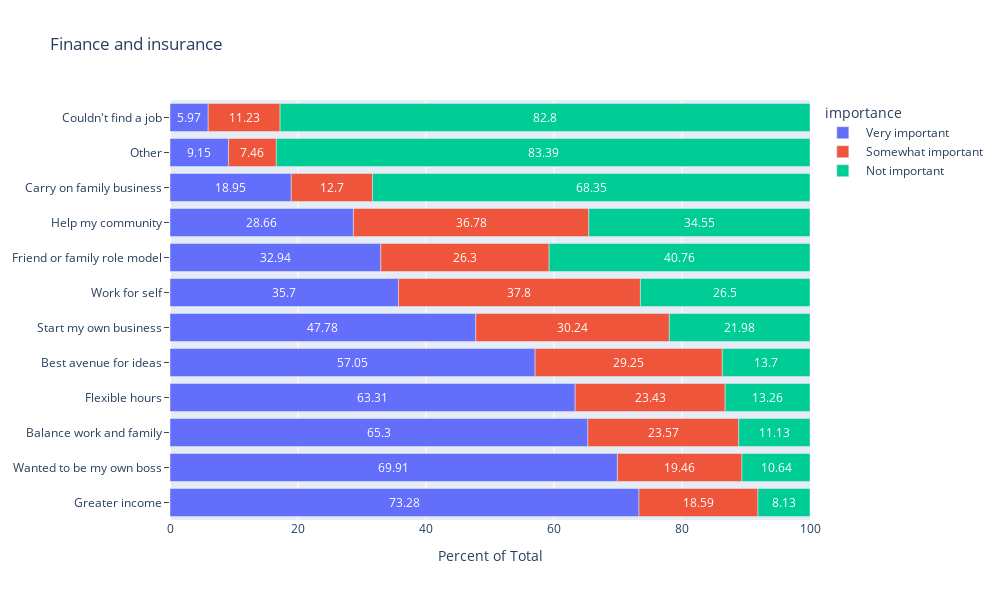

The cell this chart's notebook holds for it:
### Code cell
reason_owned = bus_own_df[
    (bus_own_df['qdesc_label'] == 'REASONOWN') &
    (~bus_own_df['industry'].str.contains('Total')) &
    (~bus_own_df['gender'].str.contains('All')) &
    (bus_own_df['ownchar_label'].str.contains(':'))]

reason_owned[['reason','importance']] = reason_owned.apply(
    lambda row: row['ownchar_label'].split(":"), axis = 1, result_type = 'expand'
)

reason_owned = reason_owned[['industry','gender','reason','importance','ownpdemp']]

grouped_reason = reason_owned.groupby(
    by = ['industry','reason','importance'])[['ownpdemp']].agg(
    responses = ('ownpdemp', 'sum')
)

grouped_reason['ratio'] = 100 * (grouped_reason['responses'] / grouped_reason.groupby(level = [0,1])['responses'].transform('sum'))
grouped_reason['ratio'] = grouped_reason['ratio'].round(2)
grouped_reason.reset_index(inplace = True)

accom_subset = grouped_reason[(grouped_reason['industry'].str.contains('inanc'))]
accom_subset.sort_values(by = ['importance','ratio'], ascending = False, inplace = True)

picked_industry = accom_subset['industry'].unique().tolist()[0]

fig = px.bar(accom_subset, x = 'ratio', y = 'reason', color = 'importance',
            width = 1000, height = 600, orientation = 'h', title = picked_industry,
             hover_data = ['responses','ratio'], text = 'ratio'
            )
fig.update_layout(yaxis_title = None)

fig.update_traces(textposition = 'inside', insidetextanchor = 'middle', textfont = {'color': 'white'})
fig.update_yaxes(ticks = 'outside')
fig.update_layout(xaxis_title = "Percent of Total", uniformtext_minsize = 12,
                 uniformtext_mode = 'hide')

fig.update_xaxes(range = [0,100])

fig.show()

### Figure 1 — Plotly figure (JSON) as saved in the notebook; plotly's stock layout.template omitted (floating-point values rounded to 4 significant figures)
{"data": [{"alignmentgroup": "True", "customdata": [[393835], [379524], [353279], [343219], [309141], [255919], [193267], [178341], [154036], [102342], [47727], [32011]], "hovertemplate": "importance= Very important<br>ratio=%{text}<br>reason=%{y}<br>responses=%{customdata[0]}<extra></extra>", "insidetextanchor": "middle", "legendgroup": " Very important", "marker": {"color": "#636efa", "pattern": {"shape": ""}}, "name": " Very important", "offsetgroup": " Very important", "orientation": "h", "showlegend": true, "text": [73.28, 69.91, 65.3, 63.31, 57.05, 47.78, 35.7, 32.94, 28.66, 18.95, 9.15, 5.97], "textfont": {"color": "white"}, "textposition": "inside", "type": "bar", "x": [73.28, 69.91, 65.3, 63.31, 57.05, 47.78, 35.7, 32.94, 28.66, 18.95, 9.15, 5.97], "xaxis": "x", "y": ["Greater income", "Wanted to be my own boss", "Balance work and family", "Flexible hours", "Best avenue for ideas", "Start my own business", "Work for self", "Friend or family role model", "Help my community", "Carry on family business", "Other", "Couldn't find a job"], "yaxis": "y"}, {"alignmentgroup": "True", "customdata": [[204618], [197656], [161993], [158487], [142380], [127503], [127010], [105639], [99891], [68566], [60180], [38953]], "hovertemplate": "importance= Somewhat important<br>ratio=%{text}<br>reason=%{y}<br>responses=%{customdata[0]}<extra></extra>", "insidetextanchor": "middle", "legendgroup": " Somewhat important", "marker": {"color": "#EF553B", "pattern": {"shape": ""}}, "name": " Somewhat important", "offsetgroup": " Somewhat important", "orientation": "h", "showlegend": true, "text": [37.8, 36.78, 30.24, 29.25, 26.3, 23.57, 23.43, 19.46, 18.59, 12.7, 11.23, 7.46], "textfont": {"color": "white"}, "textposition": "inside", "type": "bar", "x": [37.8, 36.78, 30.24, 29.25, 26.3, 23.57, 23.43, 19.46, 18.59, 12.7, 11.23, 7.46], "xaxis": "x", "y": ["Work for self", "Help my community", "Start my own business", "Best avenue for ideas", "Friend or family role model", "Balance work and family", "Flexible hours", "Wanted to be my own boss", "Greater income", "Carry on family business", "Couldn't find a job", "Other"], "yaxis": "y"}, {"alignmentgroup": "True", "customdata": [[435167], [443838], [369140], [220683], [185687], [143483], [117725], [74221], [71858], [60218], [57743], [43704]], "hovertemplate": "importance= Not important<br>ratio=%{text}<br>reason=%{y}<br>responses=%{customdata[0]}<extra></extra>", "insidetextanchor": "middle", "legendgroup": " Not important", "marker": {"color": "#00cc96", "pattern": {"shape": ""}}, "name": " Not important", "offsetgroup": " Not important", "orientation": "h", "showlegend": true, "text": [83.39, 82.8, 68.35, 40.76, 34.55, 26.5, 21.98, 13.7, 13.26, 11.13, 10.64, 8.13], "textfont": {"color": "white"}, "textposition": "inside", "type": "bar", "x": [83.39, 82.8, 68.35, 40.76, 34.55, 26.5, 21.98, 13.7, 13.26, 11.13, 10.64, 8.13], "xaxis": "x", "y": ["Other", "Couldn't find a job", "Carry on family business", "Friend or family role model", "Help my community", "Work for self", "Start my own business", "Best avenue for ideas", "Flexible hours", "Balance work and family", "Wanted to be my own boss", "Greater income"], "yaxis": "y"}], "layout": {"barmode": "relative", "height": 600, "legend": {"title": {"text": "importance"}, "tracegroupgap": 0}, "title": {"text": "Finance and insurance"}, "uniformtext": {"minsize": 12, "mode": "hide"}, "width": 1000, "xaxis": {"anchor": "y", "domain": [0, 1], "range": [0, 100], "title": {"text": "Percent of Total"}, "type": "linear"}, "yaxis": {"anchor": "x", "autorange": true, "domain": [0, 1], "range": [-0.5, 11.5], "ticks": "outside", "title": {}, "type": "category"}}}
